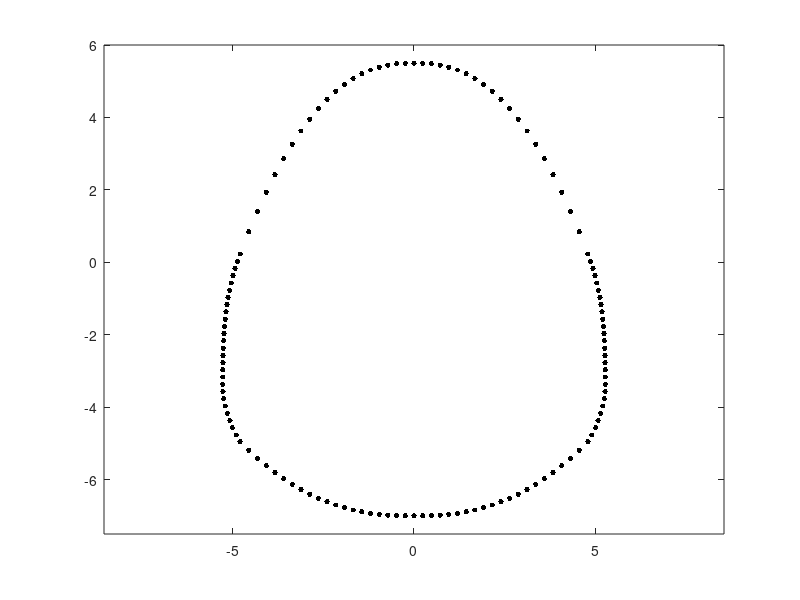

Recreate this plot in MATLAB. (Note: this script raises an error after producing the figure.)
topo = load('topo3_data.mat');

label = {'FP1','FP2','AF3','AF4','AF7','AF8',...
    'F1','F2','F5','F6','FC1','FC2','FC5','FC6',...
    'C1','C2','C3','C4','C5','C6',...
    'CP1','CP2','CP3','CP4','CP5','CP6',...
    'P1','P2','P3','P4','P5','P6',...
    'PO3','PO4','PO7','PO8','O1','O2'};
figure;
plot(topo.boundary(:, 1), topo.boundary(:, 2), 'k.', 'MarkerSIze', 12);
axis equal;
ylim([-7.5, 6]);
for i = 1:38
    text(topo.loc(i, 1), topo.loc(i, 2), [num2str(i), '.', label{i}],...
        'HorizontalAlign', 'center', 'FontWeight', 'bold');
end
set(gca, 'XTick', []);
set(gca, 'YTick', []);